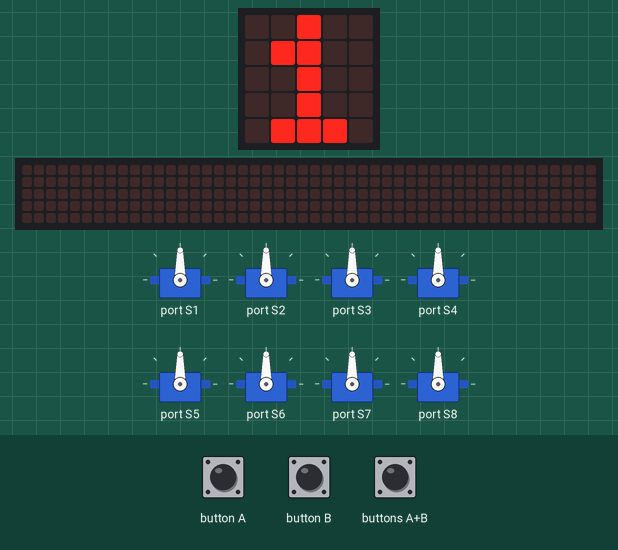
Recording of a program running on a simulated BBC micro:bit (MakeCode). On the bench: the board's 5×5 LED display, 8 × servo, a strip that is not on the board, showing the scrolling text unrolled. Inputs (shaded band) come from the test bench. The 48×5 strip is a reading aid, not a part: it shows the text the display is scrolling, unrolled, one strip-width of it at a time.

Above: at 2.5 s.
2.6 s: buttons A+B pressed for 0.15 s
At 2.82 s:
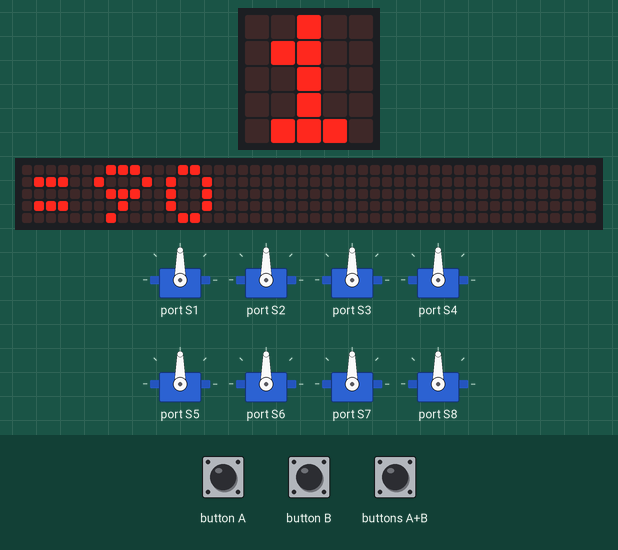
3.3 s: buttons A+B pressed for 1 s
4.9 s: button A pressed for 0.15 s
At 5.22 s:
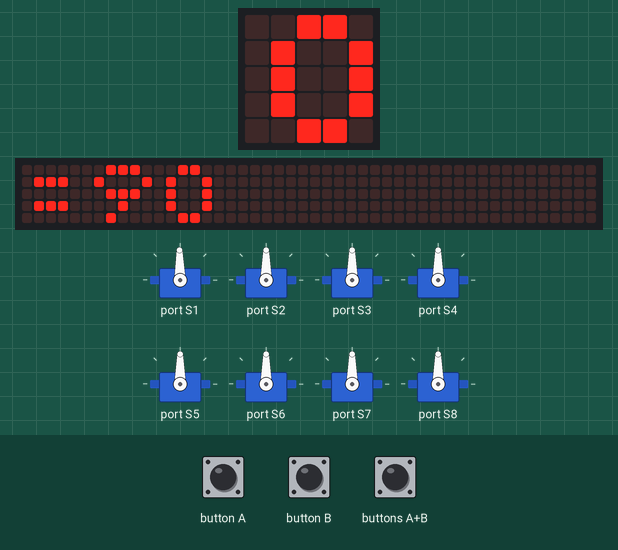
5.6 s: button B pressed for 0.15 s
At 6.12 s:
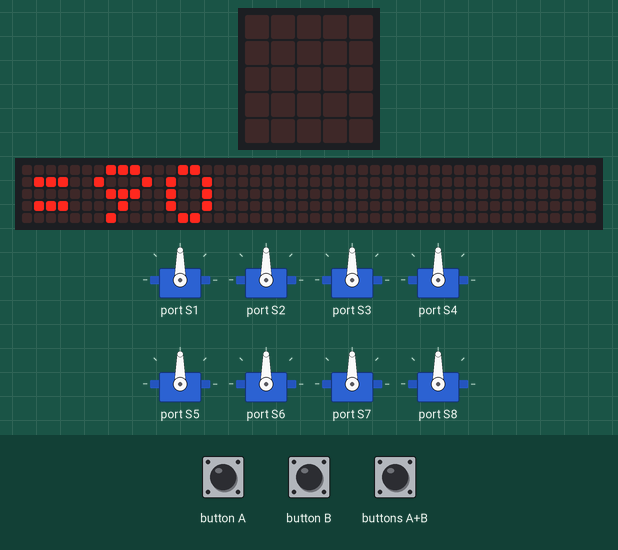
6.3 s: button A pressed for 0.15 s
At 6.9 s:
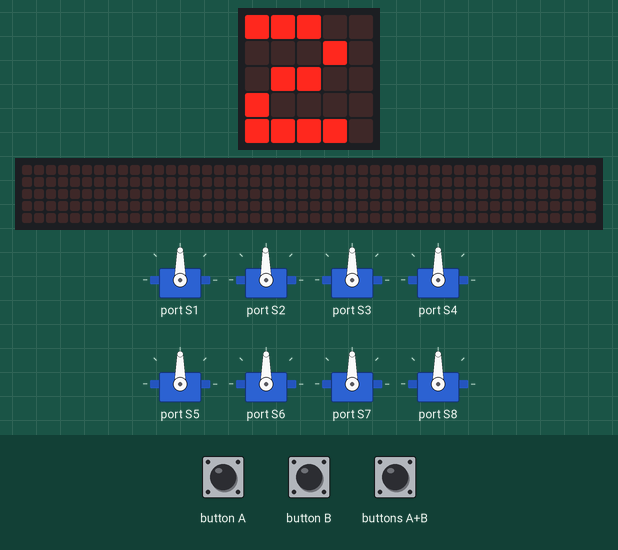
Timing chart, 0 to 8.0 s (numbered marks = the images above; inputs shaded):
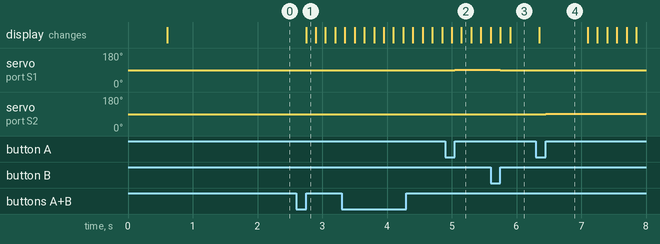

The program:

main.ts
```typescript
function servo_select (ang: number, mp: number) {
    if (mp == 1) {
        kitronik_i2c_16_servo.servoWrite(kitronik_i2c_16_servo.Servos.Servo1, ang)
    } else if (mp == 2) {
        kitronik_i2c_16_servo.servoWrite(kitronik_i2c_16_servo.Servos.Servo2, ang)
    } else if (mp == 3) {
        kitronik_i2c_16_servo.servoWrite(kitronik_i2c_16_servo.Servos.Servo3, ang)
    } else if (mp == 4) {
        kitronik_i2c_16_servo.servoWrite(kitronik_i2c_16_servo.Servos.Servo4, ang)
    } else if (mp == 5) {
        kitronik_i2c_16_servo.servoWrite(kitronik_i2c_16_servo.Servos.Servo5, ang)
    } else if (mp == 6) {
        kitronik_i2c_16_servo.servoWrite(kitronik_i2c_16_servo.Servos.Servo6, ang)
    } else if (mp == 7) {
        kitronik_i2c_16_servo.servoWrite(kitronik_i2c_16_servo.Servos.Servo7, ang)
    } else if (mp == 8) {
        kitronik_i2c_16_servo.servoWrite(kitronik_i2c_16_servo.Servos.Servo8, ang)
    }
}
input.onButtonPressed(Button.A, function () {
    angle[mp] = angle[mp] + 1
    servo_select(angle[mp], mp)
})
input.onButtonPressed(Button.AB, function () {
    basic.showString("=" + convertToText(angle[mp]))
    if (mp <= 7) {
        mp += 1
    } else {
        mp = 1
    }
    basic.showNumber(mp)
})
input.onButtonPressed(Button.B, function () {
    angle[mp] = angle[mp] - 1
    servo_select(angle[mp], mp)
})
let mp = 0
let angle: number[] = []
basic.showIcon(IconNames.Heart)
angle = [
0,
90,
90,
90,
90,
90,
90,
90,
90
]
kitronik_i2c_16_servo.servoWrite(kitronik_i2c_16_servo.Servos.Servo1, angle[1])
kitronik_i2c_16_servo.servoWrite(kitronik_i2c_16_servo.Servos.Servo2, angle[2])
kitronik_i2c_16_servo.servoWrite(kitronik_i2c_16_servo.Servos.Servo3, angle[3])
kitronik_i2c_16_servo.servoWrite(kitronik_i2c_16_servo.Servos.Servo4, angle[4])
kitronik_i2c_16_servo.servoWrite(kitronik_i2c_16_servo.Servos.Servo5, angle[5])
kitronik_i2c_16_servo.servoWrite(kitronik_i2c_16_servo.Servos.Servo6, angle[6])
kitronik_i2c_16_servo.servoWrite(kitronik_i2c_16_servo.Servos.Servo7, angle[7])
kitronik_i2c_16_servo.servoWrite(kitronik_i2c_16_servo.Servos.Servo8, angle[8])
mp = 1
basic.showNumber(mp)
```

test.ts
```typescript
// テストはここに来ます。このパッケージが拡張機能として使用されるときにはコンパイルされません。
```

Measured:
- after the input at 2.6 s, the display: changes after 0.15 s (image 1)
- after the input at 4.9 s, servo on port S1: 90° → 91° after 0.15 s
- after the input at 5.6 s, servo on port S1: 91° → 90° after 0.15 s
- after the input at 6.3 s, servo on port S2: 90° → 91° after 0.15 s
